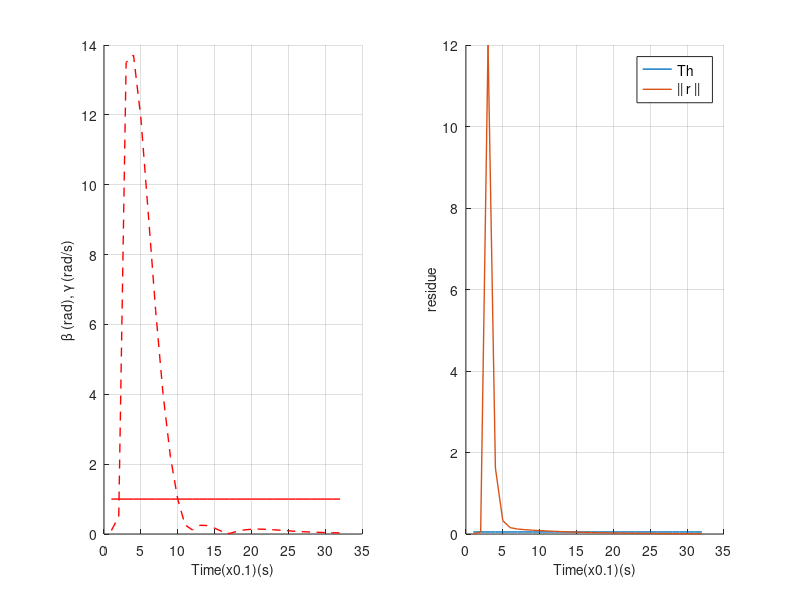

MATLAB code for this plot:
clear;
clc;
cla;
clf;
Aa = [0 1;
      0 0];
Bb = [0;
      1];
Cc = [1 0];
Dd = 0;
sys_ss = ss(Aa,Bb,Cc,Dd);

Ts = 0.1;
sys_d = c2d(sys_ss,Ts,'zoh');

A = sys_d.a;
B = sys_d.b;
C = sys_d.c;
D = sys_d.d;


p = 500;
Q = p*(C'*C);
R = 0.1;
[K,S,E] = dlqr(A,B,Q,R);
K = [16.0302    5.6622];
abs(eig(A-B*K))

P = [0.1519    0.1073;
    0.1073    0.1465];
QN=0.01;
RN=0.0001;

[KEST,L,P] = kalman(sys_d,QN,RN)
% L = [1.8721;9.6532];
L = [0.9902;0.9892];
abs(eig(A-L*C))

x = [1;10];
y = C*x;
z = [0;0];
u = 0;

time=30;
plot_dist=zeros(1,time);
plot_vel=zeros(1,time);
plot_rnorm = zeros(1, time);

% dist_prev_1 = [0.1 0.000157937];
% vel_prev_1 = [0.998420629 0.998420629];
% r_prev_1 = [0 0.0003158741];

dist_prev_1 = [0.1 0.5];
vel_prev_1 = [0.998420629 2];
r_prev_1 = [0 0.05];

plot_th = 0.05*ones(1, time+size(dist_prev_1,2));
plot_safedist = 1*ones(1, time+size(dist_prev_1,2));
plot_safevel = 10*ones(1, time+size(dist_prev_1,2));

ak1 = 0;
ak2 = 0;

au = [ak1 zeros(1, time-size(ak1,2))];
ay = [ak2 zeros(1, time-size(ak2,2))];

pattern = ones(1,time);
% subseq = [1 1 1 1 0 0 1 0 1 0 0 0];
% repeat = ceil(size(pattern,2)/size(subseq,2));
% offset = 0;
% for i=1:repeat    
%     for j=1:2
%         if offset+j< size(pattern,2)
%             pattern(offset+j) = subseq(j);
%         end
%     end
%     offset = offset + size(subseq,2);
% end

% x = [0.000157937;0.998420629];
% x = [0.5;2];
x = [12;15];
% xhat = [-0.0498;0.9984];
% xhat = [0.75;8];
xhat = [0;0];
u_attacked = 0;
y = C*x;
yhat = C*xhat;

u = 0;
  
for i=1:time
    i;
    r = y - yhat;
    r_norm = abs(r);
    xhat = A*xhat + B*u + L*r;
    x = A*x + B*u_attacked    ;
    
    if pattern(i)==1
        u = -(K*xhat);
        u_attacked = u + au(i);
    else
        u = u;
        u_attacked = u_attacked;
    end
    
    y = C*x + ay(i);
    yhat = C*xhat;
    
    plot_dist(i) = abs(x(1));
    plot_vel(i) = abs(x(2));
    plot_rnorm(i) = r_norm;
   
end

fontsize = 10;
linewidth = 1;
markersize = 10;

dist_final_1 = [dist_prev_1 plot_dist];
vel_final_1 = [vel_prev_1 plot_vel];
r_final_1 = [r_prev_1 plot_rnorm];


subplot(1,2,1);
hold on;
plot(plot_safedist,'r','LineWidth',linewidth);
plot(dist_final_1,'r--','LineWidth',linewidth);
% plot(plot_safevel,'b','LineWidth',linewidth);
% plot(vel_final_1,'b--','LineWidth',linewidth);

set(gca,'FontSize',fontsize);
% axis([1 time+2 -0.2 2.2]);

xlabel('Time(x0.1)(s)','FontSize',fontsize);
ylabel('\beta (rad), \gamma (rad/s)','FontSize',fontsize);
% legend({'safe \beta','\beta','safe \gamma','\gamma'},'FontSize',fontsize);
grid on;
hold off;

subplot(1,2,2);
hold on;
plot(plot_th,'LineWidth',linewidth);
plot(r_final_1,'LineWidth',linewidth);
set(gca,'FontSize',fontsize)
xlabel('Time(x0.1)(s)','FontSize',fontsize);
ylabel('residue','FontSize',fontsize);
legend({'Th','|| r ||'},'FontSize',fontsize);
% axis([1 time -0.001 0.0035])
grid on;
hold off;
